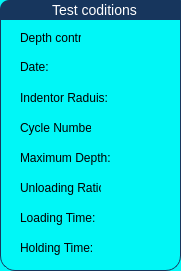
    <widget class="QGroupBox" name="Test_conditions_groupbox">
     <property name="geometry">
      <rect>
       <x>20</x>
       <y>10</y>
       <width>181</width>
       <height>271</height>
      </rect>
     </property>
     <property name="palette">
      <palette>
       <active>
        <colorrole role="WindowText">
         <brush brushstyle="SolidPattern">
          <color alpha="255">
           <red>0</red>
           <green>0</green>
           <blue>0</blue>
          </color>
         </brush>
        </colorrole>
        <colorrole role="Button">
         <brush brushstyle="SolidPattern">
          <color alpha="255">
           <red>0</red>
           <green>247</green>
           <blue>247</blue>
          </color>
         </brush>
        </colorrole>
        <colorrole role="Light">
         <brush brushstyle="SolidPattern">
          <color alpha="255">
           <red>115</red>
           <green>255</green>
           <blue>255</blue>
          </color>
         </brush>
        </colorrole>
        <colorrole role="Midlight">
         <brush brushstyle="SolidPattern">
          <color alpha="255">
           <red>57</red>
           <green>251</green>
           <blue>251</blue>
          </color>
         </brush>
        </colorrole>
        <colorrole role="Dark">
         <brush brushstyle="SolidPattern">
          <color alpha="255">
           <red>0</red>
           <green>123</green>
           <blue>123</blue>
          </color>
         </brush>
        </colorrole>
        <colorrole role="Mid">
         <brush brushstyle="SolidPattern">
          <color alpha="255">
           <red>0</red>
           <green>165</green>
           <blue>165</blue>
          </color>
         </brush>
        </colorrole>
        <colorrole role="Text">
         <brush brushstyle="SolidPattern">
          <color alpha="255">
           <red>0</red>
           <green>0</green>
           <blue>0</blue>
          </color>
         </brush>
        </colorrole>
        <colorrole role="BrightText">
         <brush brushstyle="SolidPattern">
          <color alpha="255">
           <red>255</red>
           <green>255</green>
           <blue>255</blue>
          </color>
         </brush>
        </colorrole>
        <colorrole role="ButtonText">
         <brush brushstyle="SolidPattern">
          <color alpha="255">
           <red>0</red>
           <green>0</green>
           <blue>0</blue>
          </color>
         </brush>
        </colorrole>
        <colorrole role="Base">
         <brush brushstyle="SolidPattern">
          <color alpha="255">
           <red>255</red>
           <green>255</green>
           <blue>255</blue>
          </color>
         </brush>
        </colorrole>
        <colorrole role="Window">
         <brush brushstyle="SolidPattern">
          <color alpha="255">
           <red>0</red>
           <green>247</green>
           <blue>247</blue>
          </color>
         </brush>
        </colorrole>
        <colorrole role="Shadow">
         <brush brushstyle="SolidPattern">
          <color alpha="255">
           <red>0</red>
           <green>0</green>
           <blue>0</blue>
          </color>
         </brush>
        </colorrole>
        <colorrole role="AlternateBase">
         <brush brushstyle="SolidPattern">
          <color alpha="255">
           <red>127</red>
           <green>251</green>
           <blue>251</blue>
          </color>
         </brush>
        </colorrole>
        <colorrole role="ToolTipBase">
         <brush brushstyle="SolidPattern">
          <color alpha="255">
           <red>255</red>
           <green>255</green>
           <blue>220</blue>
          </color>
         </brush>
        </colorrole>
        <colorrole role="ToolTipText">
         <brush brushstyle="SolidPattern">
          <color alpha="255">
           <red>0</red>
           <green>0</green>
           <blue>0</blue>
          </color>
         </brush>
        </colorrole>
       </active>
       <inactive>
        <colorrole role="WindowText">
         <brush brushstyle="SolidPattern">
          <color alpha="255">
           <red>0</red>
           <green>0</green>
           <blue>0</blue>
          </color>
         </brush>
        </colorrole>
        <colorrole role="Button">
         <brush brushstyle="SolidPattern">
          <color alpha="255">
           <red>0</red>
           <green>247</green>
           <blue>247</blue>
          </color>
         </brush>
        </colorrole>
        <colorrole role="Light">
         <brush brushstyle="SolidPattern">
          <color alpha="255">
           <red>115</red>
           <green>255</green>
           <blue>255</blue>
          </color>
         </brush>
        </colorrole>
        <colorrole role="Midlight">
         <brush brushstyle="SolidPattern">
          <color alpha="255">
           <red>57</red>
           <green>251</green>
           <blue>251</blue>
          </color>
         </brush>
        </colorrole>
        <colorrole role="Dark">
         <brush brushstyle="SolidPattern">
          <color alpha="255">
           <red>0</red>
           <green>123</green>
           <blue>123</blue>
          </color>
         </brush>
        </colorrole>
        <colorrole role="Mid">
         <brush brushstyle="SolidPattern">
          <color alpha="255">
           <red>0</red>
           <green>165</green>
           <blue>165</blue>
          </color>
         </brush>
        </colorrole>
        <colorrole role="Text">
         <brush brushstyle="SolidPattern">
          <color alpha="255">
           <red>0</red>
           <green>0</green>
           <blue>0</blue>
          </color>
         </brush>
        </colorrole>
        <colorrole role="BrightText">
         <brush brushstyle="SolidPattern">
          <color alpha="255">
           <red>255</red>
           <green>255</green>
           <blue>255</blue>
          </color>
         </brush>
        </colorrole>
        <colorrole role="ButtonText">
         <brush brushstyle="SolidPattern">
          <color alpha="255">
           <red>0</red>
           <green>0</green>
           <blue>0</blue>
          </color>
         </brush>
        </colorrole>
        <colorrole role="Base">
         <brush brushstyle="SolidPattern">
          <color alpha="255">
           <red>255</red>
           <green>255</green>
           <blue>255</blue>
          </color>
         </brush>
        </colorrole>
        <colorrole role="Window">
         <brush brushstyle="SolidPattern">
          <color alpha="255">
           <red>0</red>
           <green>247</green>
           <blue>247</blue>
          </color>
         </brush>
        </colorrole>
        <colorrole role="Shadow">
         <brush brushstyle="SolidPattern">
          <color alpha="255">
           <red>0</red>
           <green>0</green>
           <blue>0</blue>
          </color>
         </brush>
        </colorrole>
        <colorrole role="AlternateBase">
         <brush brushstyle="SolidPattern">
          <color alpha="255">
           <red>127</red>
           <green>251</green>
           <blue>251</blue>
          </color>
         </brush>
        </colorrole>
        <colorrole role="ToolTipBase">
         <brush brushstyle="SolidPattern">
          <color alpha="255">
           <red>255</red>
           <green>255</green>
           <blue>220</blue>
          </color>
         </brush>
        </colorrole>
        <colorrole role="ToolTipText">
         <brush brushstyle="SolidPattern">
          <color alpha="255">
           <red>0</red>
           <green>0</green>
           <blue>0</blue>
          </color>
         </brush>
        </colorrole>
       </inactive>
       <disabled>
        <colorrole role="WindowText">
         <brush brushstyle="SolidPattern">
          <color alpha="255">
           <red>0</red>
           <green>123</green>
           <blue>123</blue>
          </color>
         </brush>
        </colorrole>
        <colorrole role="Button">
         <brush brushstyle="SolidPattern">
          <color alpha="255">
           <red>0</red>
           <green>247</green>
           <blue>247</blue>
          </color>
         </brush>
        </colorrole>
        <colorrole role="Light">
         <brush brushstyle="SolidPattern">
          <color alpha="255">
           <red>115</red>
           <green>255</green>
           <blue>255</blue>
          </color>
         </brush>
        </colorrole>
        <colorrole role="Midlight">
         <brush brushstyle="SolidPattern">
          <color alpha="255">
           <red>57</red>
           <green>251</green>
           <blue>251</blue>
          </color>
         </brush>
        </colorrole>
        <colorrole role="Dark">
         <brush brushstyle="SolidPattern">
          <color alpha="255">
           <red>0</red>
           <green>123</green>
           <blue>123</blue>
          </color>
         </brush>
        </colorrole>
        <colorrole role="Mid">
         <brush brushstyle="SolidPattern">
          <color alpha="255">
           <red>0</red>
           <green>165</green>
           <blue>165</blue>
          </color>
         </brush>
        </colorrole>
        <colorrole role="Text">
         <brush brushstyle="SolidPattern">
          <color alpha="255">
           <red>0</red>
           <green>123</green>
           <blue>123</blue>
          </color>
         </brush>
        </colorrole>
        <colorrole role="BrightText">
         <brush brushstyle="SolidPattern">
          <color alpha="255">
           <red>255</red>
           <green>255</green>
           <blue>255</blue>
          </color>
         </brush>
        </colorrole>
        <colorrole role="ButtonText">
         <brush brushstyle="SolidPattern">
          <color alpha="255">
           <red>0</red>
           <green>123</green>
           <blue>123</blue>
          </color>
         </brush>
        </colorrole>
        <colorrole role="Base">
         <brush brushstyle="SolidPattern">
          <color alpha="255">
           <red>0</red>
           <green>247</green>
           <blue>247</blue>
          </color>
         </brush>
        </colorrole>
        <colorrole role="Window">
         <brush brushstyle="SolidPattern">
          <color alpha="255">
           <red>0</red>
           <green>247</green>
           <blue>247</blue>
          </color>
         </brush>
        </colorrole>
        <colorrole role="Shadow">
         <brush brushstyle="SolidPattern">
          <color alpha="255">
           <red>0</red>
           <green>0</green>
           <blue>0</blue>
          </color>
         </brush>
        </colorrole>
        <colorrole role="AlternateBase">
         <brush brushstyle="SolidPattern">
          <color alpha="255">
           <red>0</red>
           <green>247</green>
           <blue>247</blue>
          </color>
         </brush>
        </colorrole>
        <colorrole role="ToolTipBase">
         <brush brushstyle="SolidPattern">
          <color alpha="255">
           <red>255</red>
           <green>255</green>
           <blue>220</blue>
          </color>
         </brush>
        </colorrole>
        <colorrole role="ToolTipText">
         <brush brushstyle="SolidPattern">
          <color alpha="255">
           <red>0</red>
           <green>0</green>
           <blue>0</blue>
          </color>
         </brush>
        </colorrole>
       </disabled>
      </palette>
     </property>
     <property name="mouseTracking">
      <bool>false</bool>
     </property>
     <property name="autoFillBackground">
      <bool>false</bool>
     </property>
     <property name="styleSheet">
      <string notr="true">QGroupBox {
border: 1px solid gray;
border-color: #FF17365D;
margin-top: 0px;
font-size: 14px;
border-radius: 15px;
}
QGroupBox::title {
border-top-left-radius: 9px;
border-top-right-radius: 9px;
padding: 2px 50px;
background-color: #FF17365D;
color: rgb(255, 255, 255);
}</string>
     </property>
     <property name="title">
      <string>Test coditions</string>
     </property>
     <property name="flat">
      <bool>true</bool>
     </property>
     <property name="checkable">
      <bool>false</bool>
     </property>
     <widget class="QLabel" name="Date">
      <property name="geometry">
       <rect>
        <x>20</x>
        <y>60</y>
        <width>47</width>
        <height>14</height>
       </rect>
      </property>
      <property name="text">
       <string>Date:</string>
      </property>
     </widget>
     <widget class="QLabel" name="Depth_control">
      <property name="geometry">
       <rect>
        <x>20</x>
        <y>30</y>
        <width>61</width>
        <height>16</height>
       </rect>
      </property>
      <property name="text">
       <string>Depth control</string>
      </property>
     </widget>
     <widget class="QLabel" name="Indentor_Raduis">
      <property name="geometry">
       <rect>
        <x>20</x>
        <y>90</y>
        <width>91</width>
        <height>16</height>
       </rect>
      </property>
      <property name="text">
       <string>Indentor Raduis:</string>
      </property>
     </widget>
     <widget class="QLabel" name="cycle_number">
      <property name="geometry">
       <rect>
        <x>20</x>
        <y>120</y>
        <width>71</width>
        <height>16</height>
       </rect>
      </property>
      <property name="text">
       <string>Cycle Number:</string>
      </property>
     </widget>
     <widget class="QLabel" name="Maximum_Depth">
      <property name="geometry">
       <rect>
        <x>20</x>
        <y>150</y>
        <width>91</width>
        <height>16</height>
       </rect>
      </property>
      <property name="text">
       <string>Maximum Depth:</string>
      </property>
     </widget>
     <widget class="QLabel" name="Unloading_ratio">
      <property name="geometry">
       <rect>
        <x>20</x>
        <y>180</y>
        <width>81</width>
        <height>16</height>
       </rect>
      </property>
      <property name="text">
       <string>Unloading Ratio:</string>
      </property>
     </widget>
     <widget class="QLabel" name="Loading_time">
      <property name="geometry">
       <rect>
        <x>20</x>
        <y>210</y>
        <width>81</width>
        <height>16</height>
       </rect>
      </property>
      <property name="text">
       <string>Loading Time:</string>
      </property>
     </widget>
     <widget class="QLabel" name="Holding_time">
      <property name="geometry">
       <rect>
        <x>20</x>
        <y>240</y>
        <width>81</width>
        <height>16</height>
       </rect>
      </property>
      <property name="text">
       <string>Holding Time:</string>
      </property>
     </widget>
     <widget class="QLabel" name="label_Depth_control">
      <property name="geometry">
       <rect>
        <x>110</x>
        <y>30</y>
        <width>39</width>
        <height>11</height>
       </rect>
      </property>
      <property name="text">
       <string/>
      </property>
     </widget>
     <widget class="QLabel" name="label_Maximum_Depth">
      <property name="geometry">
       <rect>
        <x>110</x>
        <y>150</y>
        <width>39</width>
        <height>11</height>
       </rect>
      </property>
      <property name="text">
       <string/>
      </property>
     </widget>
     <widget class="QLabel" name="label_Unloading_ratio">
      <property name="geometry">
       <rect>
        <x>110</x>
        <y>180</y>
        <width>39</width>
        <height>11</height>
       </rect>
      </property>
      <property name="text">
       <string/>
      </property>
     </widget>
     <widget class="QLabel" name="label_Loading_time">
      <property name="geometry">
       <rect>
        <x>110</x>
        <y>210</y>
        <width>39</width>
        <height>11</height>
       </rect>
      </property>
      <property name="text">
       <string/>
      </property>
     </widget>
     <widget class="QLabel" name="label_Holding_time">
      <property name="geometry">
       <rect>
        <x>110</x>
        <y>240</y>
        <width>39</width>
        <height>11</height>
       </rect>
      </property>
      <property name="text">
       <string/>
      </property>
     </widget>
     <widget class="QLabel" name="label_cycle_number">
      <property name="geometry">
       <rect>
        <x>110</x>
        <y>120</y>
        <width>39</width>
        <height>11</height>
       </rect>
      </property>
      <property name="text">
       <string/>
      </property>
     </widget>
     <widget class="QLabel" name="label_Indentor_Raduis">
      <property name="geometry">
       <rect>
        <x>110</x>
        <y>90</y>
        <width>39</width>
        <height>11</height>
       </rect>
      </property>
      <property name="text">
       <string/>
      </property>
     </widget>
     <widget class="QLabel" name="label_Date">
      <property name="geometry">
       <rect>
        <x>110</x>
        <y>60</y>
        <width>39</width>
        <height>11</height>
       </rect>
      </property>
      <property name="text">
       <string/>
      </property>
     </widget>
    </widget>
